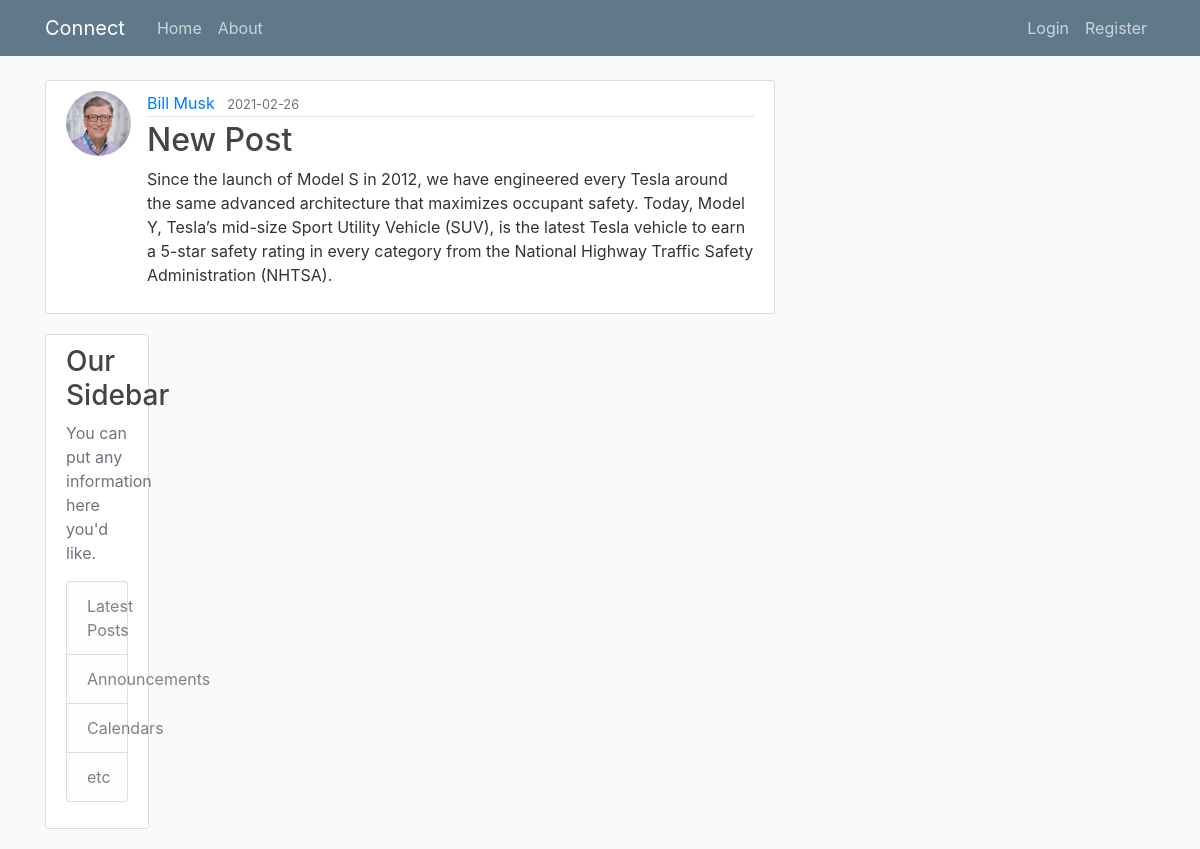
The app's page /post/4 with its own data.
### flaskblog/models.py (models this page shows, shortened)
class User(db.Model, UserMixin):
    id = db.Column(db.Integer, primary_key = True)
    username = db.Column(db.String(20), unique = True, nullable = False)
    email = db.Column(db.String(100), unique = True, nullable = False)
    image_file = db.Column(db.String(20), nullable = False, default = 'default.jpg')
    password = db.Column(db.String(60), nullable = False)
    posts = db.relationship('Post', backref = 'author', lazy = True)

class Post(db.Model):
    id = db.Column(db.Integer, primary_key = True)
    title = db.Column(db.String(100), nullable = False)
    date_posted = db.Column(db.DateTime, nullable = False, default = datetime.utcnow)
    content = db.Column(db.Text, nullable = False)
    user_id = db.Column(db.Integer, db.ForeignKey('user.id'), nullable = False)

### flaskblog/routes.py (the view)
@app.route('/post/<int:post_id>')
def post(post_id):
    post = Post.query.get_or_404(post_id)
    return render_template('post.html', title = post.title, post = post)

### flaskblog/templates/post.html (shortened to what this page needs)
{% extends 'layout.html' %}
{% block content %}
    <article class="media content-section">
    <img class = "rounded-circle article-img" src ="{{ url_for('static', filename = 'profile_pics/' + post.author.image_file) }}">
        <div class="media-body">
        <div class="article-metadata">
            <a class="mr-2" href="{{url_for('user_posts', username = post.author.username)}}">{{ post.author.username }}</a>
            <small class="text-muted">{{ post.date_posted.strftime('%Y-%m-%d')}}</small>
        </div>
        <h2><a class = "artice-title">{{ post.title }}</h2>
        <p class="article-content">{{ post.content }}</p>
        </div>
    </article>
{% endblock content %}

### flaskblog/static/main.css (style rules this page uses)
body { background: #fafafa; color: #333333; margin-top: 5rem; }
h1, h2, h3, h4, h5, h6 { color: #444444; }
.content-section { background: #ffffff; padding: 10px 20px; border: 1px solid #dddddd; border-radius: 3px; margin-bottom: 20px; }
.article-content { white-space: pre-line; }
.article-img { height: 65px; width: 65px; margin-right: 16px; }
.article-metadata { padding-bottom: 1px; margin-bottom: 4px; border-bottom: 1px solid #e3e3e3 }

### records on screen
User: image_file (picture), author.username "Bill Musk"
Post: date_posted "2021-02-26", title "New Post", content "Since the launch of Model S in 2012, we have engineered every Tesla around the same advanced architecture that maximizes occupant safety. Today, Model Y, Tesla’s mid-size Sport Utility Vehicle (SUV), is the latest Tesla vehicle to earn a 5-star safety rating in every category from the National Highway Traffic Safety Administration (NHTSA)."
